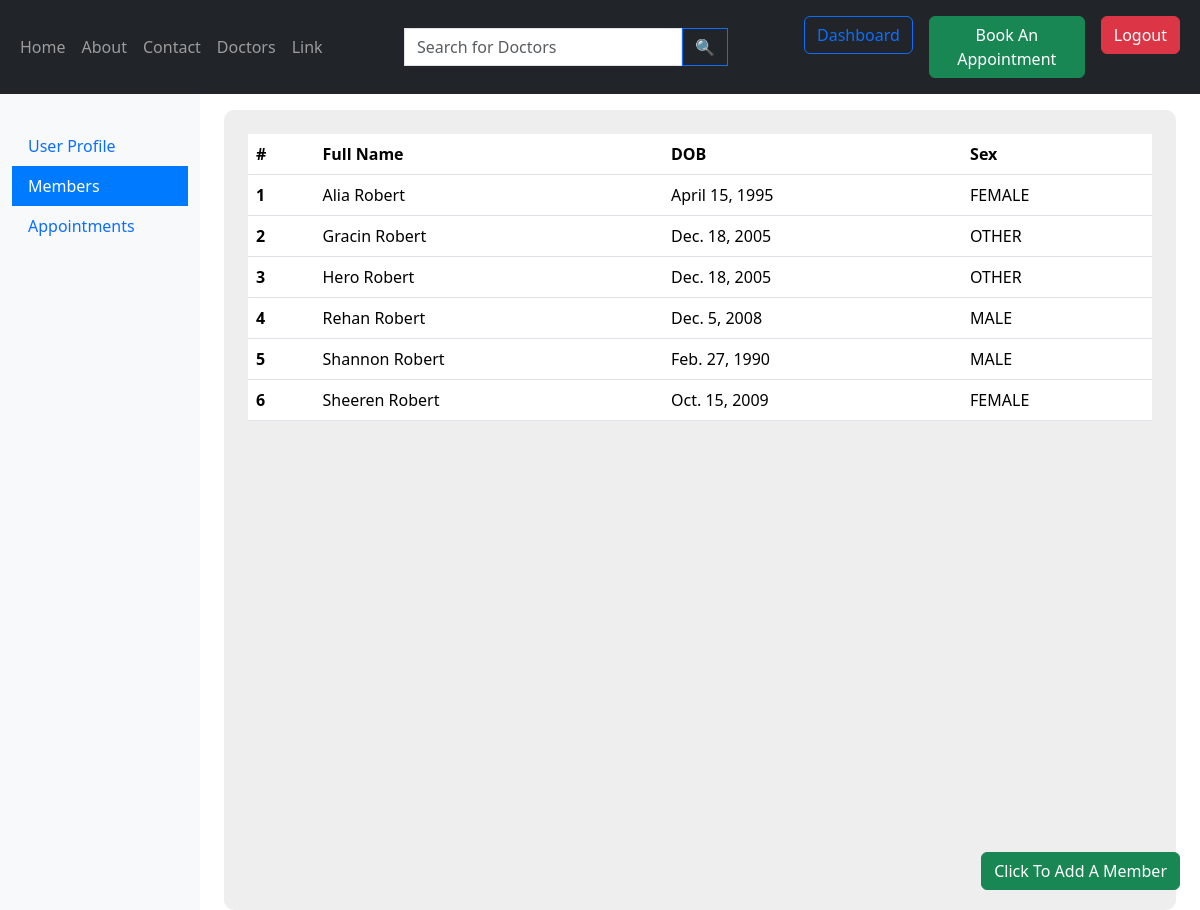
Page /patient-dashboard/?fieldselected=2 (signed in) on the committed database.
### patient/models.py (models this page shows, shortened)
class Patient(models.Model):
  user= models.ForeignKey(User, on_delete= models.CASCADE)
  first_name= models.CharField(max_length= 255)
  last_name= models.CharField(max_length= 255, blank= True, null= True)
  dob= models.DateField(default= None)
  sex= models.CharField(max_length= 10, choices= [('MALE', 'Male'), ('FEMALE', 'Female'), ('OTHER', 'Other')], default= 'FEMALE')

### patient/views.py (the view)
# urls.py: path('patient-dashboard/', patient_db, name="patient_db"),
@login_required(login_url='/login/')
def patient_db(request):
  sidefields= ['User Profile', 'Members', 'Appointments']
  chosenfield= 1
  context= {
    'sidefields': sidefields,
    'chosenfield': 1,
    'userInfo': UserInfo.objects.filter(user= request.user)[0],
    'patients': Patient.objects.filter(user= request.user).order_by('first_name','last_name'),
    'appointments': Appointment.objects.filter(patient__user= request.user).order_by('-date')
  }
  if not request.GET.get('fieldselected') == None:
    information=request.GET
    chosenfield=int(information.get('fieldselected')[0])
    context['chosenfield']= chosenfield
    templte="field"+chr(chosenfield + 48)+".html"
    return render(request, templte, context)
  templte="field"+chr(chosenfield + 48)+".html"
  return render(request, templte, context)

### patient/templates/field2.html
{% extends "patientdashboard.html" %}
{% block fieldinfo %}
<a href="/addapatient/" class="btn btn-success position-fixed" style="bottom: 20px; right: 20px;">Click To Add A Member</a>
<section style="background-color: #eee; border-radius: 10px;" class="min-vh-100 p-4">
  <table class="table">
    <thead>
      <tr>
        <th scope="col">#</th>
        <th scope="col">Full Name</th>
        <th scope="col">DOB</th>
        <th scope="col">Sex</th>
      </tr>
    </thead>
    <tbody>
      {% for patient in patients %}
      <tr>
        <th scope="row">{{forloop.counter}}</th>
        <td>{{patient.first_name}} {{patient.last_name}}</td>
        <td>{{patient.dob}}</td>
        <td>{{patient.sex}}</td>
      </tr>
      {% endfor %}
    </tbody>
  </table>
</section>
{% endblock %}

### patient/templates/patientdashboard.html (style rules this page uses)
html, body, .intro { height: 100%; }
table td, table th { text-overflow: ellipsis; white-space: nowrap; overflow: hidden; }

### rows in the picture
Patient: first_name "Alia", last_name "Robert", dob "April 15, 1995", sex "FEMALE"
Patient: first_name "Gracin", last_name "Robert", dob "Dec. 18, 2005", sex "OTHER"
Patient: first_name "Hero", last_name "Robert", dob "Dec. 18, 2005", sex "OTHER"
Patient: first_name "Rehan", last_name "Robert", dob "Dec. 5, 2008", sex "MALE"
Patient: first_name "Shannon", last_name "Robert", dob "Feb. 27, 1990", sex "MALE"
Patient: first_name "Sheeren", last_name "Robert", dob "Oct. 15, 2009", sex "FEMALE"

### other values in the picture
{{ field }} "User Profile" "Members" "Appointments"
